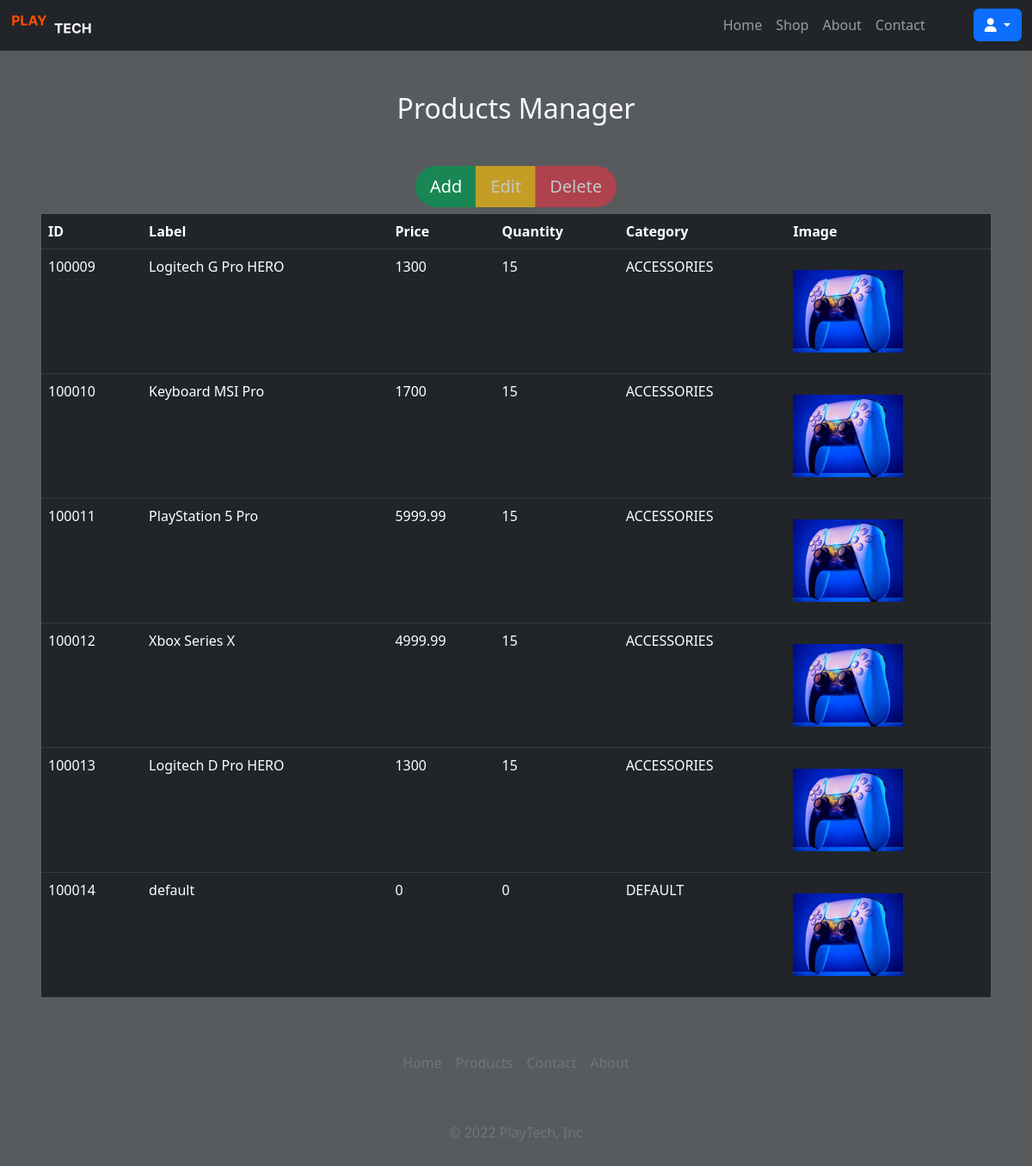
The app's page /admin/dashboard.php (signed in) with its own data.
### tables this page shows
CREATE TABLE `product` (
  `id_prod` int(11) NOT NULL,
  `prod_lib` varchar(30) NOT NULL,
  `price` double NOT NULL DEFAULT 0,
  `qtty` int(11) NOT NULL DEFAULT 0,
  `prod_img` text NOT NULL,
  `id_cat` int(11) NOT NULL DEFAULT 100000
);

CREATE TABLE `category` (
  `id_cat` int(11) NOT NULL,
  `cat_lib` varchar(30) NOT NULL
);

### admin/managment.php (called while the page is built, shortened)
<?php
function getProducts()
{
    include "../database/connection.php";
    $rslt = $conn->query("SELECT
        id_prod,
        prod_lib,
        qtty,
        price,
        prod_img,
        cat_lib FROM product JOIN category ON category.id_cat = product.id_cat;");
    $rows = $rslt->fetch_all(MYSQLI_ASSOC);
    return $rows;
}

### admin/dashboard.php (the view, shortened to what this page needs)
<?php
require "managment.php";
?>
<!DOCTYPE html>
<html lang="en">
<head>
    <?php require_once "../includes/etc/css-cdn.php" ?>
</head>
<body class="bg-dark bg-opacity-75">
    <?php require_once "../includes/navbar.php" ?>
    <div class="text-light container text-center my-5">
        <h2 class="h2">Products Manager</h2>
    </div>
    <div class="container-sm d-flex justify-content-center mb-2 ">
        <form action="operate.php" method="post">
            <div class="btn-group btn-group-lg" role="group" id="controls" aria-label="Basic mixed styles example">
                <a href="createEdit.php?add" class="btn btn-success btn rounded-pill rounded-end ">Add</a>
                <a id="edit-link" class="btn btn-warning text-white disabled">Edit</a>
                <button type="submit" name="delete" id="btn-delete" value="-1" class="btn  btn-danger rounded-pill rounded-start disabled">Delete</button>
            </div>
        </form>
    </div>
    <div class="table-responsive mx-md-5">
        <table class="table table-dark table-hover ">
            <thead>
                <tr>
                    <th scope="col">ID</th>
                    <th scope="col">Label</th>
                    <th scope="col">Price</th>
                    <th scope="col">Quantity</th>
                    <th scope="col">Category</th>
                    <th scope="col">Image</th>
                </tr>
            </thead>
            <tbody>
                <?php foreach (getProducts() as $row) {
                ?>
                    <tr class="">
                        <td scope="row"><?php echo $row["id_prod"]; ?></td>
                        <td><?php echo $row["prod_lib"]; ?></td>
                        <td><?php echo $row["price"]; ?></td>
                        <td><?php echo $row["qtty"]; ?></td>
                        <td><?php echo $row["cat_lib"]; ?></td>
                        <td><img style="width:128px;height:128px;object-fit: contain;"  src="<?php echo "../download/" . $row["prod_img"]; ?>" class="img-fluid" alt="product image"></td>
                    </tr>
                <?php } ?>
            </tbody>
        </table>
    </div>
    <?php require_once "../includes/footer.php" ?>
</body>
</html>

### records on screen
product: id_prod "100009", prod_lib "Logitech G Pro HERO", price "1300", qtty "15", id_cat.cat_lib "ACCESSORIES", prod_img (picture)
product: id_prod "100010", prod_lib "Keyboard MSI Pro", price "1700", qtty "15", id_cat.cat_lib "ACCESSORIES", prod_img (picture)
product: id_prod "100011", prod_lib "PlayStation 5 Pro", price "5999.99", qtty "15", id_cat.cat_lib "ACCESSORIES", prod_img (picture)
product: id_prod "100012", prod_lib "Xbox Series X", price "4999.99", qtty "15", id_cat.cat_lib "ACCESSORIES", prod_img (picture)
product: id_prod "100013", prod_lib "Logitech D Pro HERO", price "1300", qtty "15", id_cat.cat_lib "ACCESSORIES", prod_img (picture)
product: id_prod "100014", prod_lib "default", price "0", qtty "0", id_cat.cat_lib "DEFAULT", prod_img (picture)
